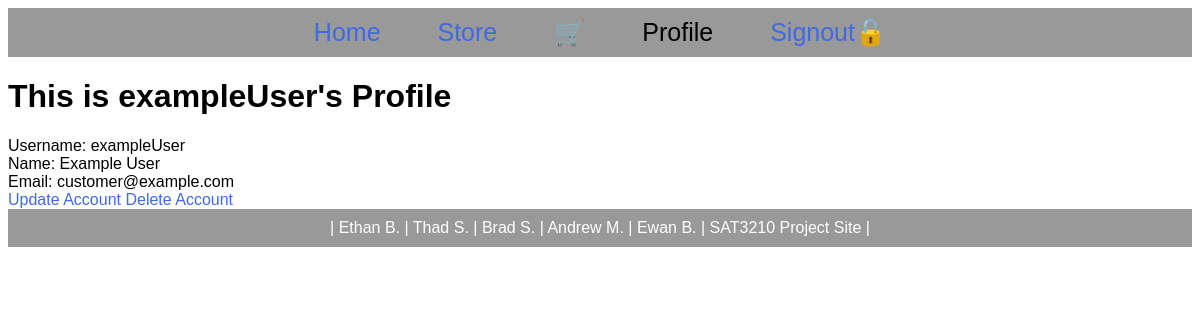
Screenshot of /web/www/customer/profile.php (signed in) with the database file from the repository.
### tables this page shows
create table users (
	username VARCHAR(30) NOT NULL,
    firstname VARCHAR(30),
    lastname VARCHAR(30),
    email VARCHAR(40),
    password VARCHAR(40) NOT NULL,
    type VARCHAR(30),
    admin boolean,
    primary key (username)
);

### web/www/php/databaseFunctions.php (called while the page is built, shortened)
<?php
require_once "websiteFunctions.php";
function queryDatabase($sql)
{
    $conn = mysqli_connect("db_store","web","config somehow else", "store");
    $result = $conn->query($sql);
    return $result;
}

### web/www/customer/profile.php (the view, shortened to what this page needs)
<html>
<head>
    <link rel="stylesheet" type="text/css" href="customerStyle.css" />
</head>
<body>
<?php
require_once "../php/databaseFunctions.php";
require_once "../php/websiteFunctions.php";
$username = $_SESSION["uid"];
echo '<h1 style="text-align:left;">This is ' . $username . '\'s Profile</h1>';
$sql = "SELECT username,firstname,lastname,email FROM users WHERE username='" . $username . "';";
$result = queryDatabase($sql);
if ($result->num_rows == 1)
{
    $row = $result->fetch_assoc();
    echo "Username: " . $row["username"] . "<br>";
    echo "Name: " . $row["firstname"] . " " . $row["lastname"] . "<br>";
    echo "Email: " . $row["email"] . "<br>";
}
?>
<a href="update.php">Update Account</a>
<a href="deleteAcc.php">Delete Account</a>
<div id="footer">
    | Ethan B. | Thad S. | Brad S. | Andrew M. | Ewan B. | SAT3210 Project Site |
</div>
</body>
</html>

### web/www/customer/customerStyle.css (style rules this page uses)
body { font-family: Arial, Helvetica, sans-serif; }
a { color: royalblue; text-decoration: none; }
#footer { clear: both; padding: 10px; background-color: #999; color: white; text-align: center; }

### rows the page displays
users: username "exampleUser", firstname "Example", lastname "User", email "customer@example.com"

### other values shown
$username "exampleUser"
